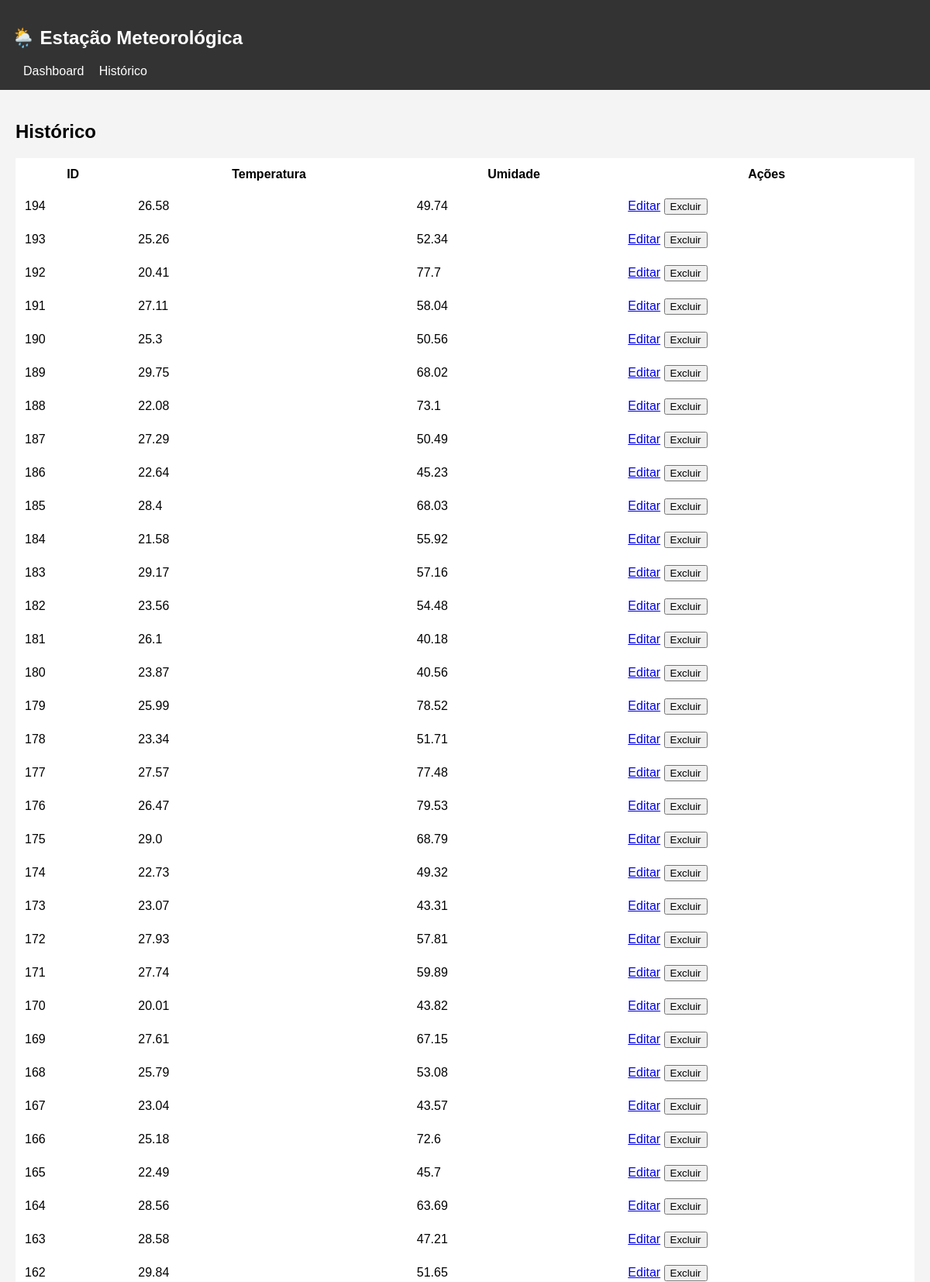
/leituras (upper part), run on the app's committed database.
### tables this page shows
CREATE TABLE leituras (
    id INTEGER PRIMARY KEY AUTOINCREMENT,
    temperatura REAL NOT NULL,
    umidade REAL NOT NULL,
    pressao REAL,
    localizacao TEXT DEFAULT 'Lab',
    timestamp DATETIME DEFAULT (datetime('now','localtime'))
);

### app.py (the view)
@app.route('/leituras')
def historico():
    dados = listar_leituras(50)
    dados = [dict(row) for row in dados]
    return render_template('historico.html', leituras=dados)

### database.py (called while the page is built)
def get_db_connection():
    conn = sqlite3.connect('dados.db', timeout=10)
    conn.execute('PRAGMA journal_mode=WAL')
    conn.execute('PRAGMA busy_timeout=5000')
    conn.row_factory = sqlite3.Row
    return conn

def listar_leituras(limite=50):
    conn = get_db_connection()
    dados = conn.execute(
        "SELECT * FROM leituras ORDER BY timestamp DESC LIMIT ?",
        (limite,)
    ).fetchall()
    conn.close()
    return dados

### templates/historico.html (shortened to what this page needs)
{% extends 'base.html' %}
{% block content %}
<h2>Histórico</h2>
<table>
    <tr>
        <th>ID</th>
        <th>Temperatura</th>
        <th>Umidade</th>
        <th>Ações</th>
    </tr>
    {% for l in leituras %}
    <tr>
        <td>{{ l.id }}</td>
        <td>{{ l.temperatura }}</td>
        <td>{{ l.umidade }}</td>
        <td>
            <a href="/leituras/{{ l.id }}">Editar</a>
            <button onclick="deletar({{ l.id }})">Excluir</button>
        </td>
    </tr>
    {% endfor %}
</table>
{% endblock %}

### statics/css/style.css (style rules this page uses)
body { font-family: Arial; background: #f4f4f4; margin: 0; }
table { width: 100%; background: white; }
td, th { padding: 10px; }

### data on the page
leituras: id "194", temperatura "26.58", umidade "49.74"
leituras: id "193", temperatura "25.26", umidade "52.34"
leituras: id "192", temperatura "20.41", umidade "77.7"
leituras: id "191", temperatura "27.11", umidade "58.04"
leituras: id "190", temperatura "25.3", umidade "50.56"
leituras: id "189", temperatura "29.75", umidade "68.02"
leituras: id "188", temperatura "22.08", umidade "73.1"
leituras: id "187", temperatura "27.29", umidade "50.49"
leituras: id "186", temperatura "22.64", umidade "45.23"
leituras: id "185", temperatura "28.4", umidade "68.03"
leituras: id "184", temperatura "21.58", umidade "55.92"
leituras: id "183", temperatura "29.17", umidade "57.16"
leituras: id "182", temperatura "23.56", umidade "54.48"
leituras: id "181", temperatura "26.1", umidade "40.18"
leituras: id "180", temperatura "23.87", umidade "40.56"
leituras: id "179", temperatura "25.99", umidade "78.52"
leituras: id "178", temperatura "23.34", umidade "51.71"
leituras: id "177", temperatura "27.57", umidade "77.48"
leituras: id "176", temperatura "26.47", umidade "79.53"
leituras: id "175", temperatura "29.0", umidade "68.79"
leituras: id "174", temperatura "22.73", umidade "49.32"
leituras: id "173", temperatura "23.07", umidade "43.31"
leituras: id "172", temperatura "27.93", umidade "57.81"
leituras: id "171", temperatura "27.74", umidade "59.89"
leituras: id "170", temperatura "20.01", umidade "43.82"
leituras: id "169", temperatura "27.61", umidade "67.15"
leituras: id "168", temperatura "25.79", umidade "53.08"
leituras: id "167", temperatura "23.04", umidade "43.57"
leituras: id "166", temperatura "25.18", umidade "72.6"
leituras: id "165", temperatura "22.49", umidade "45.7"
leituras: id "164", temperatura "28.56", umidade "63.69"
leituras: id "163", temperatura "28.58", umidade "47.21"
leituras: id "162", temperatura "29.84", umidade "51.65"
